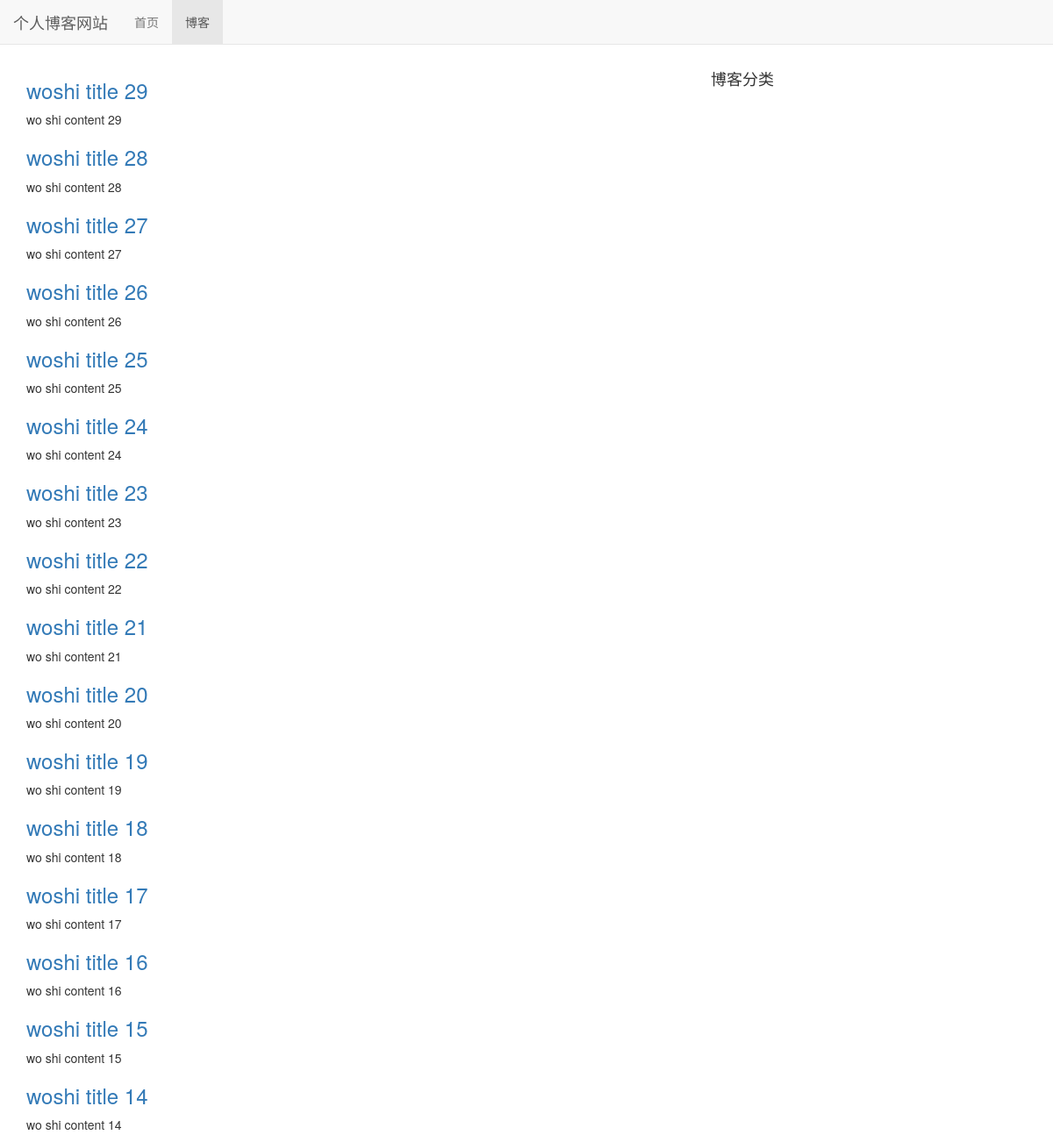
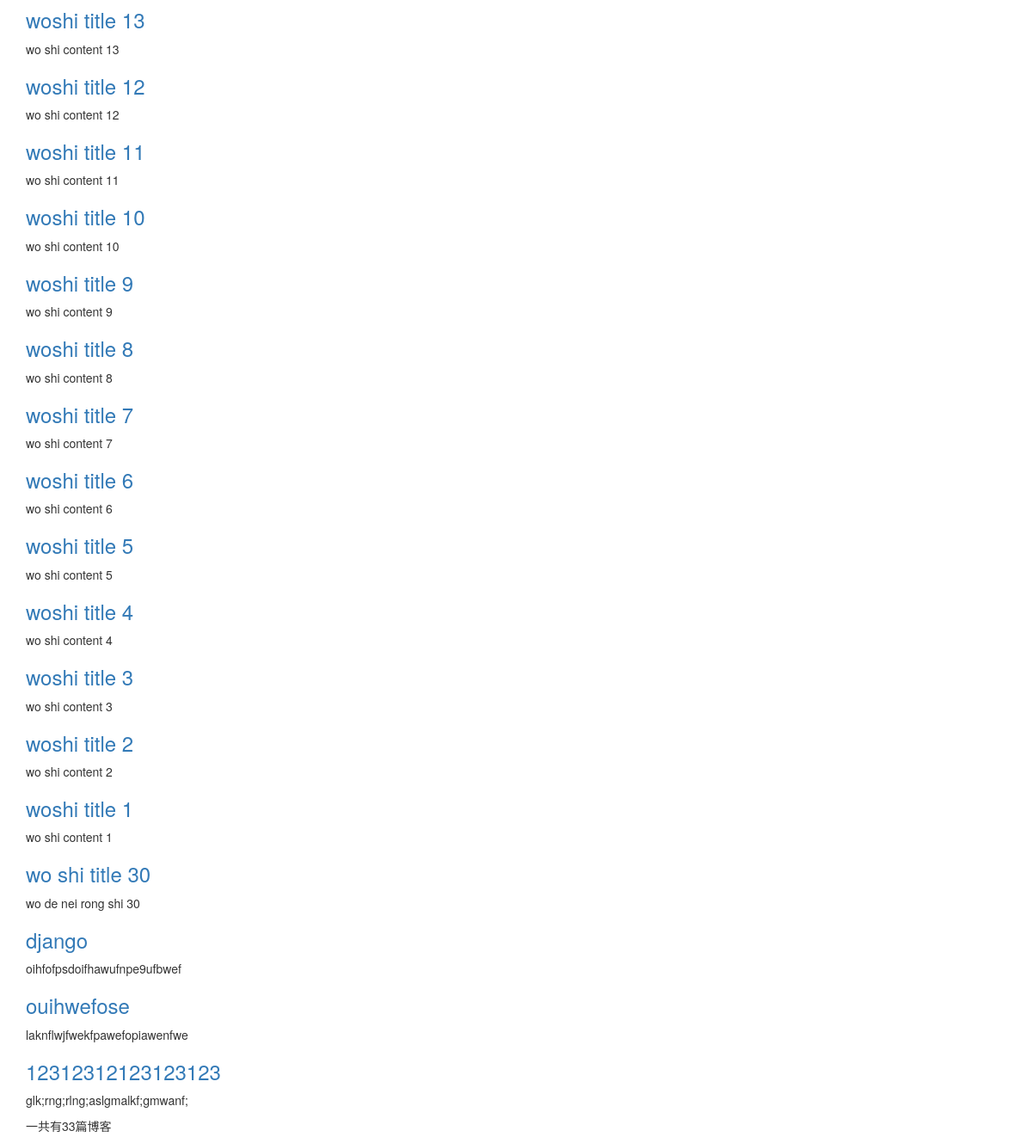
Screenshot of /blog/ with the database file from the repository (2 pictures, top to bottom).
### blog/models.py (models this page shows, shortened)
class Blog(models.Model):
    title = models.CharField(max_length=50)
    blog_type = models.ForeignKey(BlogType, on_delete=models.DO_NOTHING)
    content = models.TextField()
    author = models.ForeignKey(User, on_delete=models.DO_NOTHING)
    create_time = models.DateTimeField(auto_now_add=True)
    last_updated_time = models.DateTimeField(auto_now=True)
    class Meta:
        ordering = ['-create_time']

### blog/views.py (the view)
# urls.py: path('', views.blog_list, name='blog_list'),
def blog_list(request):
    context = {}
    context['blogs'] = Blog.objects.all()
    context['blog_types'] = BlogType.objects.all()
    return render_to_response('blog/blog_list.html', context)

### blog/templates/blog/blog_list.html (shortened to what this page needs)
{% extends 'base.html' %}
{% block nav_blog_active %}active{% endblock %}
{% block content %}
    <div class="container">
        <div class="row">
            <div class="col-md-8">
                {% for blog in blogs %}
                    <a href="{% url 'blog_detail' blog.pk %}"><h3>{{ blog.title }}</h3></a>
                    <p>{{ blog.content|truncatechars:30 }}</p>
                {% empty %}
                    <p>--暂无博客，敬请期待--</p>
                {% endfor %}
                <P>一共有{{ blogs|length }}篇博客</P>
            </div>
            <div class="col-md-4">
                <h4>博客分类</h4>
            </div>
        </div>
    </div>
{% endblock %}

### templates/base.html (shortened to what this page needs)
{% load staticfiles %}
<!DOCTYPE html>
<html lang="zh-CN">
<head>
    <link rel="stylesheet" href="{% static 'base.css' %}">
    <link rel="stylesheet" href="{% static 'bootstrap-3.3.7/css/bootstrap.min.css' %}">
</head>
<body>
<div class="navbar navbar-default navbar-fixed-top" role="navigation">
    <div class="container-fluid">
        <div class="navbar-header">
            <a class="navbar-brand" href="{% url 'home' %}">
                个人博客网站
            </a>
        </div>
        <div id="navbar-collapse" class="collapse navbar-collapse" >
            <ul class="nav navbar-nav">
                <li class="{% block nav_home_active %}{% endblock %}">
                    <a href="{% url 'home' %}">首页</a>
                </li>
                <li class="{% block nav_blog_active %}{% endblock %}">
                    <a href="{% url 'blog_list' %}">博客</a>
                </li>
            </ul>
        </div>
    </div>
</div>
{% block content %}
{% endblock %}
</body>
</html>

### static/base.css (style rules this page uses)
* { margin: 0; padding: 0; }
body { margin-top: 70px!important; }

### rows the page displays
Blog: title "woshi title 29", content "wo shi content 29"
Blog: title "woshi title 28", content "wo shi content 28"
Blog: title "woshi title 27", content "wo shi content 27"
Blog: title "woshi title 26", content "wo shi content 26"
Blog: title "woshi title 25", content "wo shi content 25"
Blog: title "woshi title 24", content "wo shi content 24"
Blog: title "woshi title 23", content "wo shi content 23"
Blog: title "woshi title 22", content "wo shi content 22"
Blog: title "woshi title 21", content "wo shi content 21"
Blog: title "woshi title 20", content "wo shi content 20"
Blog: title "woshi title 19", content "wo shi content 19"
Blog: title "woshi title 18", content "wo shi content 18"
Blog: title "woshi title 17", content "wo shi content 17"
Blog: title "woshi title 16", content "wo shi content 16"
Blog: title "woshi title 15", content "wo shi content 15"
Blog: title "woshi title 14", content "wo shi content 14"
Blog: title "woshi title 13", content "wo shi content 13"
Blog: title "woshi title 12", content "wo shi content 12"
Blog: title "woshi title 11", content "wo shi content 11"
Blog: title "woshi title 10", content "wo shi content 10"
Blog: title "woshi title 9", content "wo shi content 9"
Blog: title "woshi title 8", content "wo shi content 8"
Blog: title "woshi title 7", content "wo shi content 7"
Blog: title "woshi title 6", content "wo shi content 6"
Blog: title "woshi title 5", content "wo shi content 5"
Blog: title "woshi title 4", content "wo shi content 4"
Blog: title "woshi title 3", content "wo shi content 3"
Blog: title "woshi title 2", content "wo shi content 2"
Blog: title "woshi title 1", content "wo shi content 1"
Blog: title "wo shi title 30", content "wo de nei rong shi 30"
Blog: title "django", content "oihfofpsdoifhawufnpe9ufbwef"
Blog: title "ouihwefose", content "laknflwjfwekfpawefopiawenfwe"
Blog: title "12312312123123123", content "glk;rng;rlng;aslgmalkf;gmwanf;"

### other values shown
{{ blogs|length }} "33"
